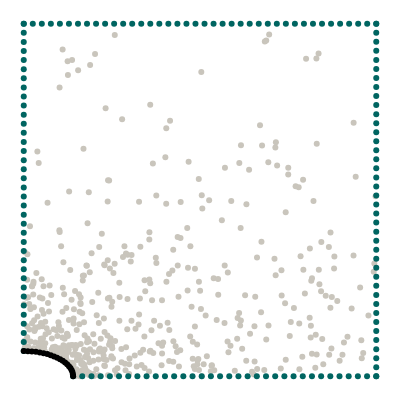

The notebook cell this image was saved under:
### Markdown cell above
## Geometry

We want to model a quarter of a plate with an elliptical hole. The domain itself is represented by collocation points, the boundaries are represented by uniformly sampled points along the perimeter.

### Code cell
import torch
from torch.optim.lr_scheduler import StepLR, ExponentialLR
import numpy as np
from scipy.stats import qmc
from plotly.express.colors import sequential
import plotly.graph_objects as go
import plotly.figure_factory as ff
from tqdm import tqdm
import matplotlib.pyplot as plt
from scipy.interpolate import interp1d


torch.set_default_dtype(torch.float64)
from global_constants import L, R, MU, LBD, N1, N2

from new_plate_elliptic_hole import Plate 

# Elliptical axis in x direction
Rx = 0.14
Ry = R**2 / Rx
# Edge samples
N = 40
# Number of collocation points
M = 500

# Epochs
epochs = 6000
# Batch size
batch_size = 64
# Learning rate
lr = lr = 0.005
# Scheduler step width
scheduler_step = 500
# Gamma factor of scheduler
scheduler_gamma = 0.6
# Number of hidden neurons
hn = 20



def generate_radii_list(min_Ra_x, max_Ra_x, step):
    if step == 0:
        rad_x_list = [min_Ra_x, max_Ra_x]
    else:
        num_steps = int((max_Ra_x - min_Ra_x) / step) + 1
        rad_x_list = np.linspace(min_Ra_x, max_Ra_x, num_steps)
        rad_x_list = [round(rad_x, 2) for rad_x in rad_x_list]
    rad_y_list = []
    for rad_x in rad_x_list:
        rad_y_list.append(R**2 / rad_x)
    return rad_x_list, rad_y_list

def generate_multiple_plates(min_Ra_x, max_Ra_x, step_size):

    list_collo = torch.empty(0,3,requires_grad=True)
    list_top = torch.empty(0,3,requires_grad=True)
    list_right = torch.empty(0,3,requires_grad=True)
    list_left = torch.empty(0,3,requires_grad=True)
    list_bottom = torch.empty(0,3,requires_grad=True)
    list_hole = torch.empty(0,5,requires_grad=True)

    rad_x_list, rad_y_list = generate_radii_list(min_Ra_x, max_Ra_x, step_size)
    for rad_x in rad_x_list:
        p1 = Plate(rad_x, N, M)
        #data_one_plate -> [collocation, top, right, left, bottom, hole, n_hole]
        collo_points, top_points, right_points, left_points, bottom_points, hole_points = p1.generate_dataset()
        list_collo = torch.cat((list_collo, collo_points), dim=0)
        list_top = torch.cat((list_top, top_points), dim=0)
        list_right = torch.cat((list_right, right_points), dim=0)
        list_left = torch.cat((list_left, left_points), dim=0)
        list_bottom = torch.cat((list_bottom, bottom_points), dim=0)
        list_hole = torch.cat((list_hole, hole_points), dim=0)
        
    return list_collo, list_top, list_right, list_left, list_bottom, list_hole 

def generate_multiple_plates_dict(min_Ra_x, max_Ra_x):
    dict_plate_points = dict()
    tuples = [
            ("x_collo", 0, 0),
            ("y_collo", 0, 1),
            ("x_top", 1, 0),
            ("y_top", 1, 1),
            ("x_right", 2, 0),
            ("y_right", 2, 1),
            ("x_left", 3, 0),
            ("y_left", 3, 1),
            ("x_bottom", 4, 0),
            ("y_bottom", 4, 1),
            ("x_hole", 5, 0),
            ("y_hole", 5, 1),   
        ] 
    
    rad_x_list, rad_y_list = generate_radii_list(min_Ra_x, max_Ra_x, 0.01)
    for rad_x in rad_x_list:
        p1 = Plate(rad_x, N, M)
        #data_one_plate -> [collocation, top, right, left, bottom, hole, n_hole]
        data_one_plate = p1.generate_dataset()

        for tuple in tuples:
            key = tuple[0]
            dict_plate_points.setdefault(key, []).append(data_one_plate[tuple[1]][:,tuple[2]])
        #plotting one plate
        #p1.plot_plate_with_hole(*data_one_plate)
    for key in dict_plate_points: 
        #appending list of tensors to one tensor
        dict_plate_points[key] = torch.cat(dict_plate_points[key])
        print(key, "besteht aus",dict_plate_points[key].size(), "Datenpunkten")

    collo_points = torch.column_stack([dict_plate_points["x_collo"], dict_plate_points["y_collo"]])
    top_points = torch.column_stack([dict_plate_points["x_top"], dict_plate_points["y_top"]])
    right_points = torch.column_stack([dict_plate_points["x_right"], dict_plate_points["y_right"]])
    left_points = torch.column_stack([dict_plate_points["x_left"], dict_plate_points["y_left"]])
    bottom_points = torch.column_stack([dict_plate_points["x_bottom"], dict_plate_points["y_bottom"]])
    hole_points = torch.column_stack([dict_plate_points["x_hole"], dict_plate_points["y_hole"]])

    return collo_points, top_points, right_points, left_points, bottom_points, hole_points



p99 = Plate(0.14, N, M)
collocation, top, right, left, bottom, hole = p99.generate_dataset()
p99.plot_plate_with_hole(collocation, top, right, left, bottom, hole)

### Figure 1 — Plotly figure (JSON) as saved in the notebook; plotly's stock layout.template omitted (floating-point values rounded to 4 significant figures; data arrays with more than 128 entries replaced by an {"elided": "..."} marker saying what was removed)
{"data": [{"marker": {"color": "#C9C5BC"}, "mode": "markers", "type": "scatter", "x": {"elided": "500 float values"}, "y": {"elided": "500 float values"}}, {"marker": {"color": "#006561"}, "mode": "markers", "type": "scatter", "x": [0, 0.02564, 0.05128, 0.07692, 0.1026, 0.1282, 0.1538, 0.1795, 0.2051, 0.2308, 0.2564, 0.2821, 0.3077, 0.3333, 0.359, 0.3846, 0.4103, 0.4359, 0.4615, 0.4872, 0.5128, 0.5385, 0.5641, 0.5897, 0.6154, 0.641, 0.6667, 0.6923, 0.7179, 0.7436, 0.7692, 0.7949, 0.8205, 0.8462, 0.8718, 0.8974, 0.9231, 0.9487, 0.9744, 1], "y": [1, 1, 1, 1, 1, 1, 1, 1, 1, 1, 1, 1, 1, 1, 1, 1, 1, 1, 1, 1, 1, 1, 1, 1, 1, 1, 1, 1, 1, 1, 1, 1, 1, 1, 1, 1, 1, 1, 1, 1]}, {"marker": {"color": "#006561"}, "mode": "markers", "type": "scatter", "x": [0.14, 0.1661, 0.1921, 0.2182, 0.2442, 0.2703, 0.2964, 0.3224, 0.3485, 0.3745, 0.4006, 0.4267, 0.4527, 0.4788, 0.5048, 0.5309, 0.557, 0.583, 0.6091, 0.6352, 0.6612, 0.6873, 0.7133, 0.7394, 0.7655, 0.7915, 0.8176, 0.8436, 0.8697, 0.8958, 0.9218, 0.9479, 0.9739, 1], "y": [0, 0, 0, 0, 0, 0, 0, 0, 0, 0, 0, 0, 0, 0, 0, 0, 0, 0, 0, 0, 0, 0, 0, 0, 0, 0, 0, 0, 0, 0, 0, 0, 0, 0]}, {"marker": {"color": "#006561"}, "mode": "markers", "type": "scatter", "x": [0, 0, 0, 0, 0, 0, 0, 0, 0, 0, 0, 0, 0, 0, 0, 0, 0, 0, 0, 0, 0, 0, 0, 0, 0, 0, 0, 0, 0, 0, 0, 0, 0, 0, 0, 0, 0], "y": [0.07143, 0.09722, 0.123, 0.1488, 0.1746, 0.2004, 0.2262, 0.252, 0.2778, 0.3036, 0.3294, 0.3552, 0.381, 0.4067, 0.4325, 0.4583, 0.4841, 0.5099, 0.5357, 0.5615, 0.5873, 0.6131, 0.6389, 0.6647, 0.6905, 0.7163, 0.7421, 0.7679, 0.7937, 0.8194, 0.8452, 0.871, 0.8968, 0.9226, 0.9484, 0.9742, 1]}, {"marker": {"color": "#006561"}, "mode": "markers", "type": "scatter", "x": [1, 1, 1, 1, 1, 1, 1, 1, 1, 1, 1, 1, 1, 1, 1, 1, 1, 1, 1, 1, 1, 1, 1, 1, 1, 1, 1, 1, 1, 1, 1, 1, 1, 1, 1, 1, 1, 1, 1, 1], "y": [0, 0.02564, 0.05128, 0.07692, 0.1026, 0.1282, 0.1538, 0.1795, 0.2051, 0.2308, 0.2564, 0.2821, 0.3077, 0.3333, 0.359, 0.3846, 0.4103, 0.4359, 0.4615, 0.4872, 0.5128, 0.5385, 0.5641, 0.5897, 0.6154, 0.641, 0.6667, 0.6923, 0.7179, 0.7436, 0.7692, 0.7949, 0.8205, 0.8462, 0.8718, 0.8974, 0.9231, 0.9487, 0.9744, 1]}, {"marker": {"color": "black"}, "mode": "markers", "type": "scatter", "x": [0.14, 0.1395, 0.1381, 0.1357, 0.1324, 0.1282, 0.1231, 0.1172, 0.1105, 0.103, 0.09482, 0.08599, 0.07657, 0.06663, 0.05624, 0.04546, 0.03437, 0.02304, 0.01156, 8.573e-18], "y": [0, 0.005899, 0.01176, 0.01753, 0.02319, 0.02869, 0.034, 0.03907, 0.04387, 0.04838, 0.05255, 0.05637, 0.0598, 0.06282, 0.06541, 0.06756, 0.06924, 0.07045, 0.07118, 0.07143]}], "layout": {"height": 400, "margin": {"b": 0, "l": 0, "r": 0, "t": 0}, "showlegend": false, "width": 400, "xaxis": {"visible": false}, "yaxis": {"scaleanchor": "x", "visible": false}}}
